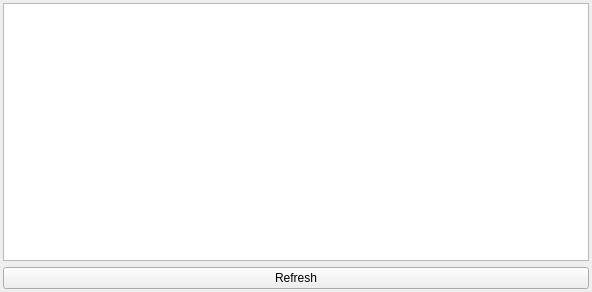
<?xml version="1.0" encoding="UTF-8"?>
<ui version="4.0">
 <class>MainWindow</class>
 <widget class="QMainWindow" name="MainWindow">
  <property name="geometry">
   <rect>
    <x>0</x>
    <y>0</y>
    <width>592</width>
    <height>292</height>
   </rect>
  </property>
  <property name="windowTitle">
   <string>QGauges</string>
  </property>
  <property name="windowIcon">
   <iconset resource="resources.qrc">
    <normaloff>:/icons/qgauges.png</normaloff>:/icons/qgauges.png</iconset>
  </property>
  <widget class="QWidget" name="centralWidget">
   <property name="enabled">
    <bool>true</bool>
   </property>
   <layout class="QVBoxLayout" name="verticalLayout" stretch="0,0">
    <property name="leftMargin">
     <number>3</number>
    </property>
    <property name="topMargin">
     <number>3</number>
    </property>
    <property name="rightMargin">
     <number>3</number>
    </property>
    <property name="bottomMargin">
     <number>3</number>
    </property>
    <item>
     <widget class="QListWidget" name="portsListWidget"/>
    </item>
    <item>
     <widget class="QPushButton" name="refreshPortsButton">
      <property name="text">
       <string>Refresh</string>
      </property>
     </widget>
    </item>
   </layout>
  </widget>
 </widget>
 <layoutdefault spacing="6" margin="11"/>
 <resources>
  <include location="resources.qrc"/>
 </resources>
 <connections>
  <connection>
   <sender>refreshPortsButton</sender>
   <signal>clicked()</signal>
   <receiver>MainWindow</receiver>
   <slot>refreshPorts()</slot>
   <hints>
    <hint type="sourcelabel">
     <x>295</x>
     <y>276</y>
    </hint>
    <hint type="destinationlabel">
     <x>295</x>
     <y>145</y>
    </hint>
   </hints>
  </connection>
 </connections>
 <slots>
  <slot>refreshPorts()</slot>
 </slots>
</ui>
